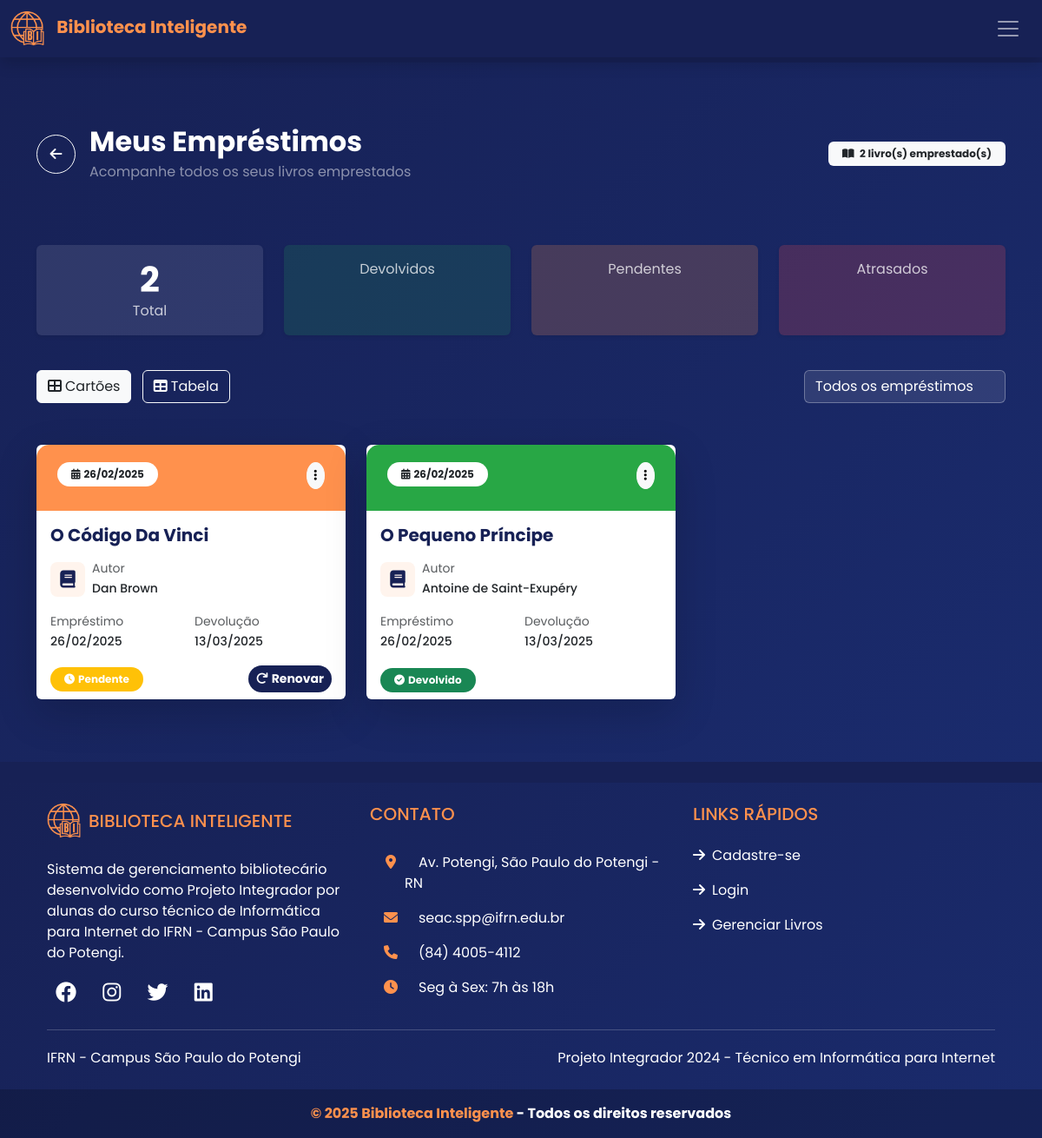
Before: /ver_emprestimos/ (signed in) with the older database file.
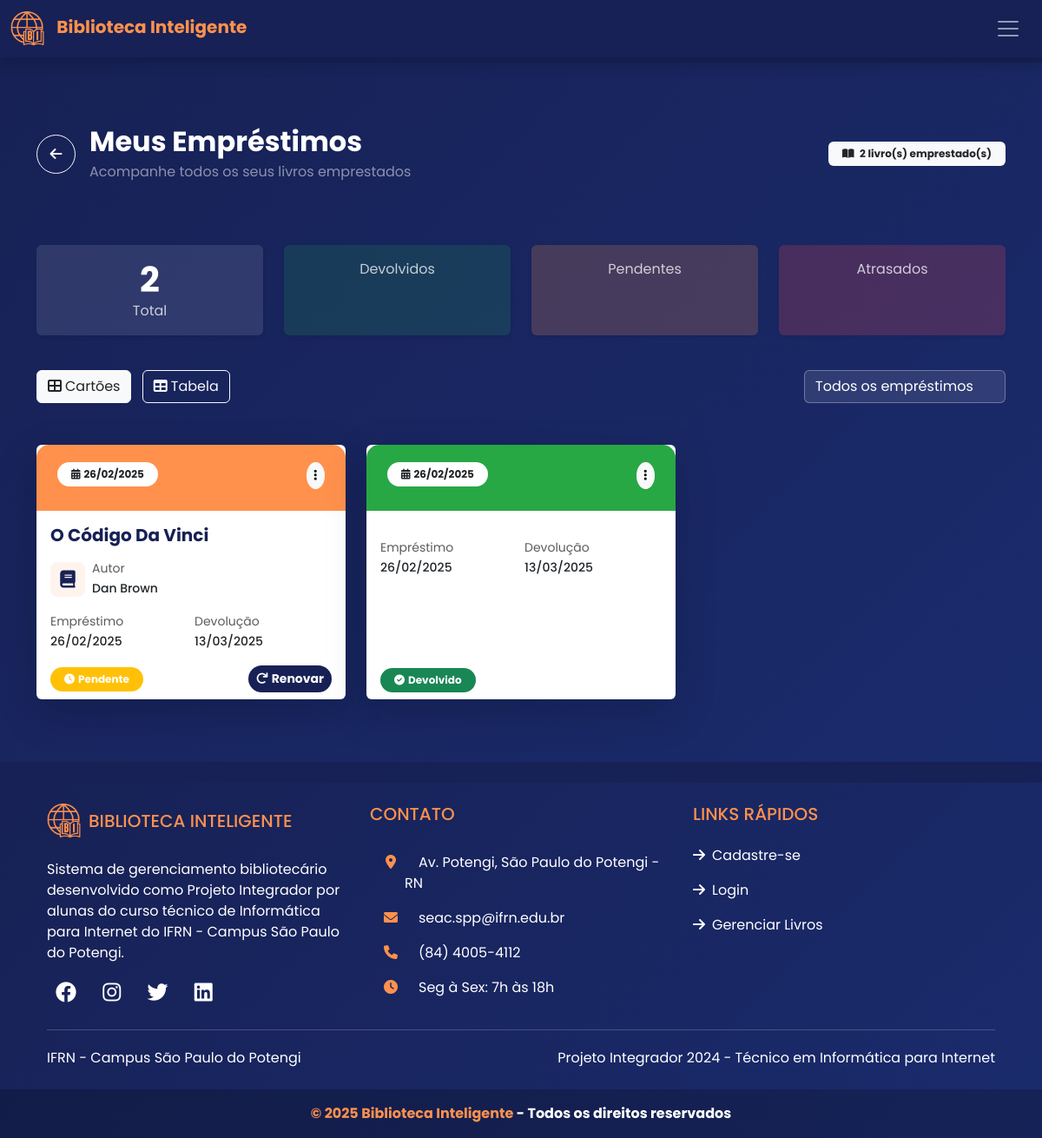
After: the same page with the newer database file.
### biblioteca_inteligente/models.py (models this page shows, shortened)
class Emprestimo(models.Model):
    usuario = models.ForeignKey(Usuario, on_delete=models.CASCADE)
    livro = models.ManyToManyField(Livro)
    data = models.DateField(auto_now_add=True)
    devolvido = models.BooleanField(default=False)
    @property
    def data_devolucao(self):
        return self.data + datetime.timedelta(days=15)

class Livro(models.Model):
    LIVRE = "LI"
    MAIORES_10 = "10"
    MAIORES_12 = "12"
    MAIORES_14 = "14"
    MAIORES_16 = "16"
    MAIORES_18 = "18"
    CLASSIFICACOES = {
        LIVRE: "Livre",
        MAIORES_10: "10 anos",
        MAIORES_12: "12 anos",
        MAIORES_14: "14 anos",
        MAIORES_16: "16 anos",
        MAIORES_18: "18 anos",
        }
    ROMANCE = "RO"
    BIOGRAFIA = "BI"
    TECNICO = "TE"
    FICCAO = "FI"
    FANTASIA = "FA"
    MISTERIO = "MI"
    POESIA = "PO"
    DRAMA = "DR"
    TERROR = "HO"
    AVENTURA = "AD"
    INFANTIL = "CH"
    JOVEM_ADULTO = "YA"
    FICCAO_CIENTIFICA = "SF"
    OUTROS = "OU"
    GENEROS = {
        ROMANCE: "Romance",
        BIOGRAFIA: "Biografia",
        TECNICO: "Técnico",
        FICCAO: "Ficção",
        FANTASIA: "Fantasia",
        MISTERIO: "Mistério",
        POESIA: "Poesia",
        DRAMA: "Drama",
        TERROR: "Terror",
        AVENTURA: "Aventura",
        INFANTIL: "Infantil",
        JOVEM_ADULTO: "Jovem Adulto",
        FICCAO_CIENTIFICA: "Ficção Científica",
        OUTROS: "Outros",
    }
    titulo = models.CharField(max_length=150)
    autor = models.CharField(max_length=100)
    capa = models.ImageField(upload_to="livros/capas/", blank=True)
    editora = models.ManyToManyField(Editora)
    isbn = models.CharField(max_length=13)
    publicacao = models.IntegerField(blank=True)
    classificacao = models.CharField(max_length=2, choices=CLASSIFICACOES)
    genero = models.CharField(max_length=2, choices=GENEROS)
    sinopse = models.TextField(max_length=4000)

### biblioteca_inteligente/views.py (the view)
# urls.py: path('ver_emprestimos/', views.ver_emprestimos, name='ver_emprestimos'),
@login_required
def ver_emprestimos(request):
    context = {
        "emprestimos": Emprestimo.objects.filter(usuario=request.user)
    }
    return render(request, "ver_emprestimos.html", context)

### templates/ver_emprestimos.html (shortened to what the changed rows need)
{% extends "base.html" %}
{% load static %}
{% block content %}
<section class="min-vh-100 py-5" style="background: linear-gradient(135deg, #172155 0%, #1a2b6d 100%);">
  <div class="container py-4">
    <div class="row mb-5">
      <div class="col-12">
        <div class="d-flex align-items-center justify-content-between mb-4">
          <div class="d-flex align-items-center">
            <div>
              <h1 class="h2 fw-bold text-white mb-1">Meus Empréstimos</h1>
            </div>
          </div>
        </div>
      </div>
    </div>
    <div class="row mb-4">
      <div class="col-md-3 col-sm-6 mb-3">
        <div class="card border-0 shadow-sm h-100" style="background: rgba(255, 255, 255, 0.1);">
          <div class="card-body text-center text-white">
            <h2 class="display-6 fw-bold mb-0">{{ emprestimos|length }}</h2>
          </div>
        </div>
      </div>
    </div>
    <div id="cardsView" class="row row-cols-1 row-cols-md-2 row-cols-lg-3 g-4">
      {% for emprestimo in emprestimos %}
      <div class="col" data-status="{% if emprestimo.devolvido %}returned{% elif emprestimo.atrasado %}overdue{% else %}pending{% endif %}">
        <div class="card h-100 border-0 shadow-lg hover-lift">
          <div class="card-header position-relative border-0"
               style="background: {% if emprestimo.devolvido %}#28a745{% elif emprestimo.atrasado %}#dc3545{% else %}#FF914D{% endif %};">
            <div class="d-flex justify-content-between align-items-start">
              <div>
                <span class="badge bg-white text-dark rounded-pill py-2 px-3 mb-2">
                  <i class="fas fa-calendar-alt me-1"></i>{{ emprestimo.data|date:"d/m/Y" }}
                </span>
              </div>
              <div class="dropdown">
                <button class="btn btn-sm btn-light rounded-circle" type="button" data-bs-toggle="dropdown">
                  <i class="fas fa-ellipsis-v"></i>
                </button>
              </div>
            </div>
          </div>
          <div class="card-body">
            <h5 class="card-title fw-bold mb-3" style="color: #172155;">
              {% for livro in emprestimo.livro.all|slice:":2" %}
                {{ livro.titulo|truncatechars:40 }}{% if not forloop.last %}<br>{% endif %}
              {% endfor %}
            </h5>
            <div class="book-info mb-3">
              {% for livro in emprestimo.livro.all|slice:":1" %}
              <div class="d-flex align-items-center mb-2">
                <div class="book-cover me-2" style="color: #172155;">
                  <i class="fas fa-book fa-lg"></i>
                </div>
                <div>
                  <small class="text-muted d-block">Autor</small>
                  <small class="fw-medium">{{ livro.autor|truncatechars:30 }}</small>
                </div>
              </div>
              {% endfor %}
            </div>
            <div class="loan-details">
              <div class="row g-2">
                <div class="col-6">
                  <small class="text-muted d-block">Empréstimo</small>
                  <small class="fw-medium">{{ emprestimo.data|date:"d/m/Y" }}</small>
                </div>
                <div class="col-6">
                  <small class="text-muted d-block">Devolução</small>
                  <small class="fw-medium {% if emprestimo.atrasado %}text-danger{% endif %}">
                    {{ emprestimo.data_devolucao|date:"d/m/Y"|default:"-" }}
                  </small>
                </div>
              </div>
            </div>
          </div>
          <div class="card-footer bg-transparent border-0 pt-0">
            <div class="d-flex justify-content-between align-items-center">
              <div>
                {% if emprestimo.devolvido %}
                <span class="badge bg-success rounded-pill py-2 px-3">
                  <i class="fas fa-check-circle me-1"></i>Devolvido
                </span>
                {% elif emprestimo.atrasado %}
                <span class="badge bg-danger rounded-pill py-2 px-3">
                  <i class="fas fa-exclamation-circle me-1"></i>Atrasado
                  <small class="ms-1">{{ emprestimo.dias_atrasado }} dia(s)</small>
                </span>
                {% else %}
                <span class="badge bg-warning rounded-pill py-2 px-3">
                  <i class="fas fa-clock me-1"></i>Pendente
                </span>
                {% endif %}
              </div>
              {% if not emprestimo.devolvido %}
              <button class="btn btn-sm fw-bold"
                      style="background-color: #172155; color: white; border-radius: 50px;"
                      onclick="renovarEmprestimo({{ emprestimo.id }})">
                <i class="fas fa-redo me-1"></i>Renovar
              </button>
              {% endif %}
            </div>
          </div>
        </div>
      </div>
      {% endfor %}
    </div>
  </div>
</section>
{% endblock content %}

Changed rows visible on the page:
removed Livro: titulo "O Pequeno Príncipe", autor "Antoine de Saint-Exupéry", shown under Emprestimo (number 2 of 2 on the later page)
